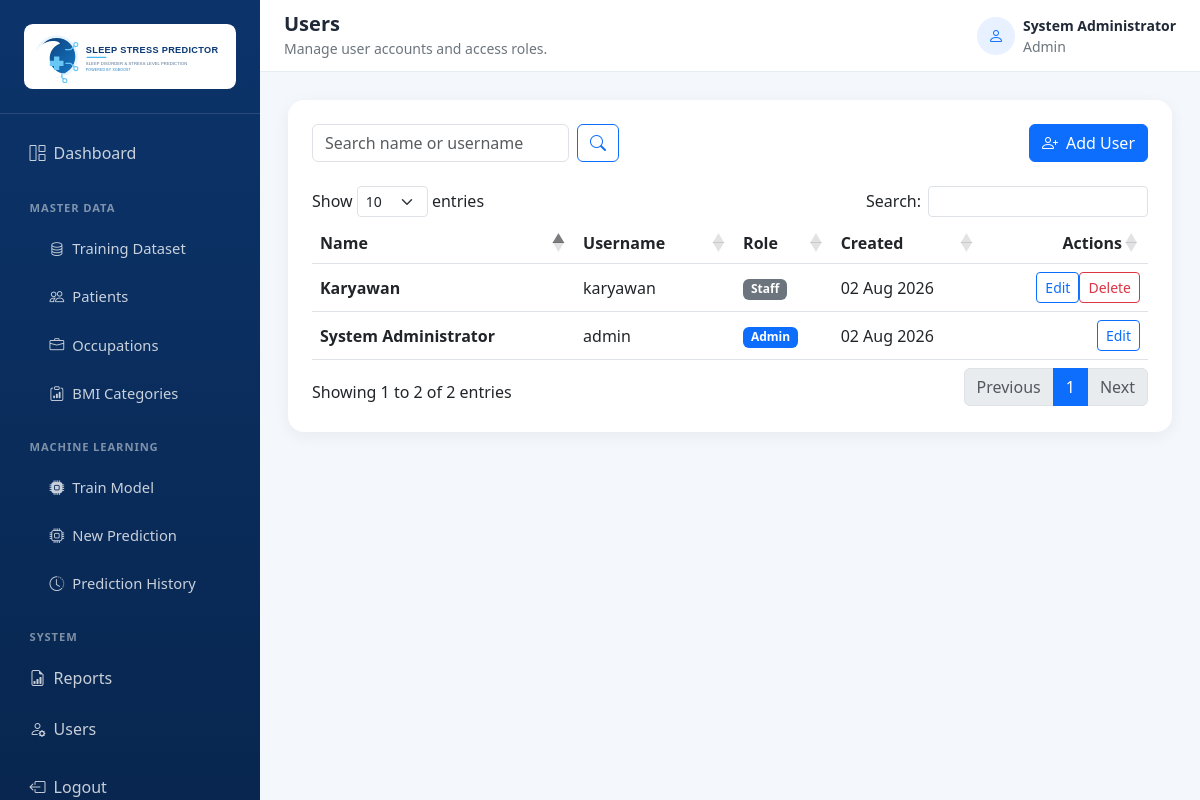
Page /users/ (signed in) on the committed database.
### models/database.py (models this page shows)
class User(UserMixin, db.Model):
    __tablename__ = "users"
    id = db.Column(db.Integer, primary_key=True)
    full_name = db.Column(db.String(120), nullable=False)
    username = db.Column(db.String(80), nullable=False, unique=True, index=True)
    password_hash = db.Column(db.String(256), nullable=False)
    role = db.Column(db.String(20), nullable=False, default="Admin")
    created_at = db.Column(db.DateTime, nullable=False, default=jakarta_now)

### routes/users.py (the view)
@users_bp.get("/")
@admin_required
def index():
    search = request.args.get("search", "").strip()
    query = User.query
    if search:
        pattern = f"%{search}%"
        query = query.filter(or_(User.full_name.ilike(pattern), User.username.ilike(pattern)))
    users = query.order_by(User.created_at.desc()).all()
    return render_template("users/index.html", users=users, search=search)

### app.py (called while the page is built)
@login_manager.user_loader
def load_user(user_id):
    return db.session.get(User, int(user_id))

### utils/access.py (called while the page is built)
def admin_required(view):
    @wraps(view)
    @login_required
    def wrapped_view(*args, **kwargs):
        if current_user.role != "Admin":
            abort(403)
        return view(*args, **kwargs)
    return wrapped_view

### templates/users/index.html (shortened to what this page needs)
{% extends "base.html" %}
{% block page_title %}Users{% endblock %}
{% block page_subtitle %}Manage user accounts and access roles.{% endblock %}
{% block content %}
<div class="card border-0 dashboard-card"><div class="card-body p-4">
  <div class="d-flex justify-content-between align-items-center gap-3 flex-wrap mb-4"><form method="get" class="d-flex gap-2"><input class="form-control" name="search" value="{{ search }}" placeholder="Search name or username"><button class="btn btn-outline-primary" type="submit"><i class="bi bi-search"></i></button></form><a href="{{ url_for('users.create') }}" class="btn btn-primary"><i class="bi bi-person-plus me-2"></i>Add User</a></div>
  <div class="table-responsive"><table class="table data-table align-middle mb-0"><thead><tr><th>Name</th><th>Username</th><th>Role</th><th>Created</th><th class="text-end">Actions</th></tr></thead><tbody>{% for user in users %}<tr><td class="fw-semibold">{{ user.full_name }}</td><td>{{ user.username }}</td><td><span class="badge {% if user.role == 'Admin' %}text-bg-primary{% else %}text-bg-secondary{% endif %}">{{ user.role }}</span></td><td>{{ user.created_at.strftime('%d %b %Y') }}</td><td class="text-end"><a href="{{ url_for('users.edit', user_id=user.id) }}" class="btn btn-sm btn-outline-primary">Edit</a>{% if user.id != current_user.id %}<form method="post" action="{{ url_for('users.delete', user_id=user.id) }}" class="d-inline" onsubmit="return confirm('Delete this user?');"><button class="btn btn-sm btn-outline-danger" type="submit">Delete</button></form>{% endif %}</td></tr>{% else %}<tr><td colspan="5" class="text-center text-secondary py-4">No users found.</td></tr>{% endfor %}</tbody></table></div>
</div></div>
{% endblock %}

### templates/base.html (shortened to what this page needs)
<!DOCTYPE html>
<html lang="id">
<head>
  <link href="https://cdn.jsdelivr.net/npm/bootstrap@5.3.0/dist/css/bootstrap.min.css" rel="stylesheet">
  <link rel="stylesheet" href="https://cdn.jsdelivr.net/npm/bootstrap-icons@1.11.1/font/bootstrap-icons.css">
  <link rel="stylesheet" href="https://cdn.datatables.net/1.13.8/css/dataTables.bootstrap5.min.css">
  <link rel="stylesheet" href="{{ url_for('static', filename='css/dashboard.css') }}">
</head>
<body class="dashboard-body">
  <aside class="app-sidebar">
    <a class="sidebar-brand" href="{{ url_for('system.dashboard') }}"><img src="{{ url_for('static', filename='img/logo.svg') }}" alt="Sleep Stress Predictor" class="sidebar-logo"></a>
    <nav class="sidebar-nav nav flex-column">
      <a class="nav-link {% if request.endpoint == 'system.dashboard' %}active{% endif %}" href="{{ url_for('system.dashboard') }}"><i class="bi bi-grid-1x2 me-2"></i>Dashboard</a>
      <div class="nav-label">Master Data</div><div class="submenu">
        <a class="nav-link" href="{{ url_for('training_dataset.index') }}"><i class="bi bi-database me-2"></i>Training Dataset</a>
        <a class="nav-link" href="{{ url_for('master_data.patients') }}"><i class="bi bi-people me-2"></i>Patients</a>
        <a class="nav-link" href="{{ url_for('master_data.occupations') }}"><i class="bi bi-briefcase me-2"></i>Occupations</a>
        <a class="nav-link" href="{{ url_for('master_data.bmi_categories') }}"><i class="bi bi-clipboard-data me-2"></i>BMI Categories</a>
      </div>
      <div class="nav-label">Machine Learning</div><div class="submenu">
        <a class="nav-link" href="{{ url_for('train') }}"><i class="bi bi-cpu-fill me-2"></i>Train Model</a>
        <a class="nav-link" href="{{ url_for('prediction.new_prediction') }}"><i class="bi bi-cpu me-2"></i>New Prediction</a>
        <a class="nav-link" href="{{ url_for('prediction.history') }}"><i class="bi bi-clock-history me-2"></i>Prediction History</a>
      </div>
      <div class="nav-label">System</div>
      <a class="nav-link" href="{{ url_for('reports.index') }}"><i class="bi bi-file-earmark-bar-graph me-2"></i>Reports</a>
      {% if current_user.role == 'Admin' %}<a class="nav-link" href="{{ url_for('users.index') }}"><i class="bi bi-person-gear me-2"></i>Users</a>{% endif %}
      <form method="post" action="{{ url_for('auth.logout') }}" class="mt-2"><button class="sidebar-logout" type="submit"><i class="bi bi-box-arrow-left me-2"></i>Logout</button></form>
    </nav>
  </aside>
  <main class="app-main">
    <header class="app-topbar d-flex justify-content-between align-items-center px-4">
      <div><h5 class="mb-0 fw-bold">{% block page_title %}Sleep Stress Predictor{% endblock %}</h5><small class="text-secondary">{% block page_subtitle %}{% endblock %}</small></div>
      <div class="d-flex align-items-center gap-2"><span class="user-avatar"><i class="bi bi-person"></i></span><div class="small"><strong class="d-block">{{ current_user.full_name }}</strong><span class="text-secondary">{{ current_user.role }}</span></div></div>
    </header>
    <section class="page-content">
      {% block content %}{% endblock %}
    </section>
  </main>
</body>
</html>

### static/css/dashboard.css (style rules this page uses)
:root { --sidebar-width: 260px; --brand-blue: #0d6efd; }
body.dashboard-body { background: #f4f7fb; color: #1f2937; }
.app-sidebar { background: linear-gradient(180deg, #0c346b 0%, #08264f 100%); min-height: 100vh; position: fixed; inset: 0 auto 0 0; width: var(--sidebar-width); z-index: 1040; }
.sidebar-brand { color: #fff; font-weight: 700; font-size: 1.2rem; text-decoration: none; display: block; padding: 1.5rem; border-bottom: 1px solid rgba(255,255,255,.12); }
.sidebar-logo { background: #fff; border-radius: .55rem; display: block; height: auto; padding: .35rem; width: 100%; }
.sidebar-nav { padding: 1rem; }
.sidebar-nav .nav-link { color: rgba(255,255,255,.78); border-radius: .6rem; padding: .72rem .85rem; margin-bottom: .2rem; font-weight: 500; }
.sidebar-nav .nav-label { color: rgba(255,255,255,.48); font-size: .7rem; font-weight: 700; letter-spacing: .08em; margin: 1.25rem .85rem .55rem; text-transform: uppercase; }
.sidebar-nav .submenu .nav-link { font-size: .92rem; padding-left: 2.1rem; }
.sidebar-logout { background: transparent; border: 0; color: rgba(255,255,255,.78); padding: .72rem .85rem; text-align: left; width: 100%; }
.app-main { margin-left: var(--sidebar-width); min-height: 100vh; }
.app-topbar { background: #fff; border-bottom: 1px solid #e7edf5; min-height: 72px; }
.page-content { padding: 1.75rem; }
.dashboard-card { border-radius: 1rem; box-shadow: 0 .25rem 1rem rgba(31,41,55,.06); }
.user-avatar { background: #e8f1ff; border-radius: 50%; color: var(--brand-blue); display: inline-flex; height: 38px; align-items: center; justify-content: center; width: 38px; }

### rows in the picture
User: full_name "System Administrator", role "Admin", username "admin", created_at "02 Aug 2026"
User: full_name "Karyawan", username "karyawan", role "Staff", created_at "02 Aug 2026"
